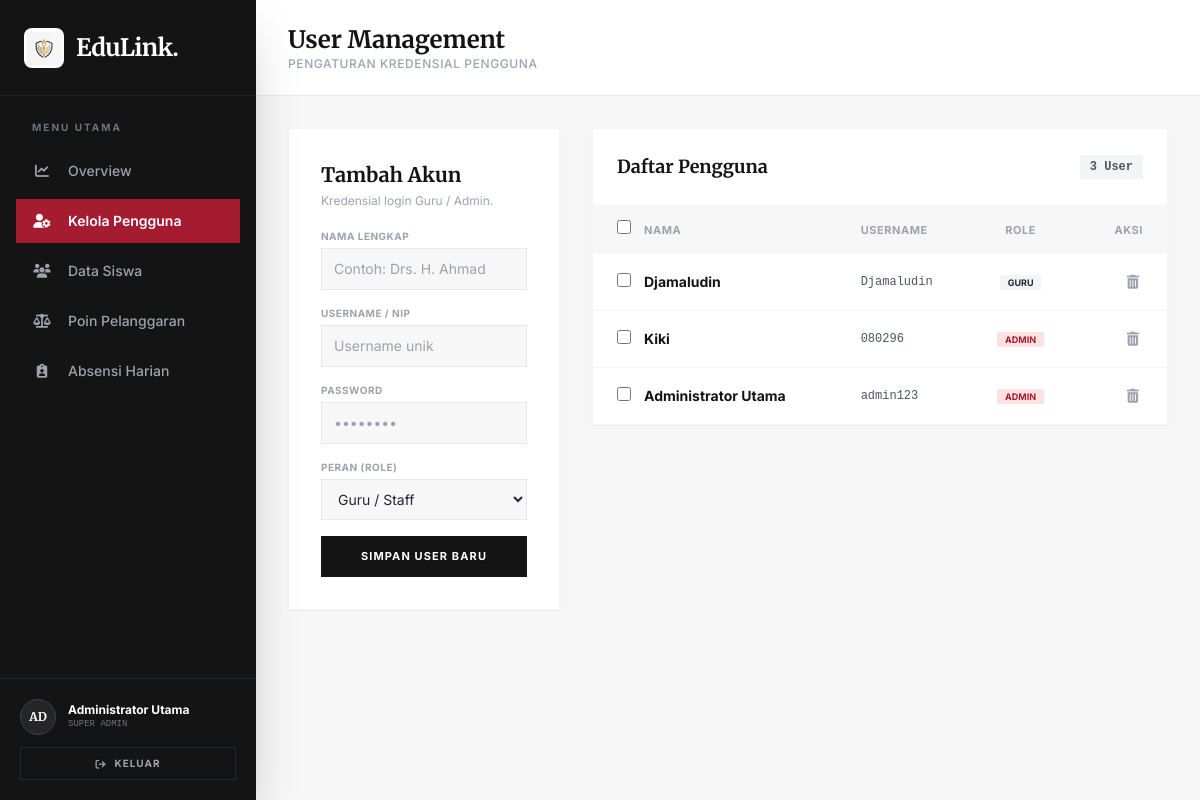
The app's page /users (signed in) with its own data.
### tables this page shows
CREATE TABLE users (
            id INTEGER PRIMARY KEY AUTOINCREMENT,
            username TEXT UNIQUE NOT NULL,
            password TEXT NOT NULL,
            role TEXT NOT NULL,
            nama TEXT NOT NULL
        );

### backend/app.py (the view)
@app.route('/users')
def manage_users():
    if 'user_id' not in session or session.get('role') != 'admin':
        return redirect(url_for('login'))
    conn = get_db_connection()
    users = conn.execute("SELECT id, username, role, nama FROM users ORDER BY id DESC").fetchall()
    conn.close()
    return render_template('dashboard/users.html', nama_user=session['nama'], users=users)

### backend/modules/database.py (called while the page is built)
def get_db_connection():
    conn = sqlite3.connect(DB_PATH)
    conn.row_factory = sqlite3.Row
    return conn

### frontend/templates/dashboard/users.html (shortened to what this page needs)
<!DOCTYPE html>
<html lang="id">
<head>
    <script src="https://cdn.tailwindcss.com"></script>
    <link rel="stylesheet" href="https://cdnjs.cloudflare.com/ajax/libs/font-awesome/6.4.0/css/all.min.css">
</head>
<body class="bg-eduPaper text-gray-800 font-sans h-screen flex overflow-hidden selection:bg-eduCrimson-600 selection:text-white">
    <aside id="sidebar" class="fixed lg:static top-0 left-0 h-full w-64 bg-eduDark-900 text-gray-400 flex flex-col shadow-2xl z-40 shrink-0 transform -translate-x-full lg:translate-x-0 transition-transform duration-300">
        <div class="h-20 lg:h-24 flex items-center justify-between px-6 border-b border-gray-800/80">
            <div class="flex items-center gap-3">
                <div class="w-10 h-10 rounded-lg bg-white p-1 flex items-center justify-center shrink-0 border-none shadow-none">
                    <img src="{{ url_for('static', filename='images/edulink-logo.webp') }}"
                         alt="EduLink Logo"
                         class="w-full h-full object-contain mix-blend-multiply scale-110">
                </div>
                <span class="text-2xl font-serif font-bold text-white tracking-tight">EduLink.</span>
            </div>
        </div>
        <nav class="flex-1 overflow-y-auto py-6 px-4 flex flex-col gap-1.5">
            <p class="px-4 text-[10px] font-bold text-gray-500 uppercase tracking-[0.2em] mb-2">Menu Utama</p>
            <a href="/dashboard" class="flex items-center gap-4 px-4 py-3 hover:bg-eduDark-800 hover:text-white transition">
                <i class="fa-solid fa-chart-line text-sm w-5 text-center"></i>
                <span class="text-sm font-medium">Overview</span>
            </a>
            <a href="/users" class="flex items-center gap-4 px-4 py-3 bg-eduCrimson-600 text-white transition">
                <i class="fa-solid fa-user-gear text-sm w-5 text-center"></i>
                <span class="text-sm font-semibold">Kelola Pengguna</span>
            </a>
            <a href="/siswa" class="flex items-center gap-4 px-4 py-3 hover:bg-eduDark-800 hover:text-white transition">
                <i class="fa-solid fa-users text-sm w-5 text-center"></i>
                <span class="text-sm font-medium">Data Siswa</span>
            </a>
            <a href="/poin" class="flex items-center gap-4 px-4 py-3 hover:bg-eduDark-800 hover:text-white transition">
                <i class="fa-solid fa-scale-balanced text-sm w-5 text-center"></i>
                <span class="text-sm font-medium">Poin Pelanggaran</span>
            </a>
            <a href="/absensi" class="flex items-center gap-4 px-4 py-3 hover:bg-eduDark-800 hover:text-white transition">
                <i class="fa-solid fa-clipboard-user text-sm w-5 text-center"></i>
                <span class="text-sm font-medium">Absensi Harian</span>
            </a>
        </nav>
        <div class="p-5 border-t border-gray-800/80">
            <div class="flex items-center gap-3 mb-3">
                <div class="w-9 h-9 rounded-full bg-eduDark-700 border border-gray-700 flex items-center justify-center text-white font-bold font-serif text-xs">AD</div>
                <div class="overflow-hidden">
                    <p class="text-xs font-bold text-white truncate">{{ nama_user }}</p>
                    <p class="text-[9px] font-mono text-gray-500 uppercase">Super Admin</p>
                </div>
            </div>
            <a href="/logout" class="flex items-center justify-center gap-2 w-full py-2 border border-gray-800 text-[10px] font-bold text-gray-400 hover:text-white hover:bg-eduCrimson-600 transition uppercase tracking-widest">
                <i class="fa-solid fa-arrow-right-from-bracket"></i> Keluar
            </a>
        </div>
    </aside>
    <main class="flex-1 flex flex-col h-full relative z-10 min-w-0">
        <header class="h-20 lg:h-24 bg-white border-b border-gray-200/80 flex items-center justify-between px-4 sm:px-8 shrink-0">
            <div class="flex items-center gap-3">
                <div>
                    <h1 class="text-lg sm:text-2xl font-serif font-bold text-eduDark-900 leading-tight">User Management</h1>
                    <p class="text-[10px] sm:text-xs text-gray-400 font-medium uppercase tracking-wider hidden sm:block">Pengaturan Kredensial Pengguna</p>
                </div>
            </div>
        </header>
        <div class="flex-1 overflow-y-auto p-4 sm:p-8 space-y-6 sm:space-y-8">
            <div class="grid grid-cols-1 lg:grid-cols-3 gap-6 sm:gap-8 items-start">
                <div class="bg-white p-5 sm:p-8 border border-gray-100 shadow-sm">
                    <h3 class="font-serif font-bold text-lg sm:text-xl text-eduDark-900 mb-1">Tambah Akun</h3>
                    <p class="text-xs text-gray-400 mb-5">Kredensial login Guru / Admin.</p>
                    <form id="addUserForm" action="/users/add" method="POST" autocomplete="off" class="space-y-4">
                        <div>
                            <label class="text-[10px] font-bold text-gray-400 uppercase tracking-wider block mb-1">Nama Lengkap</label>
                            <input type="text" id="inputNama" name="nama" required placeholder="Contoh: Drs. H. Ahmad" autocomplete="off" class="w-full bg-eduPaper border border-gray-200 text-xs sm:text-sm py-2.5 px-3 focus:outline-none focus:border-eduCrimson-600">
                        </div>
                        <div>
                            <label class="text-[10px] font-bold text-gray-400 uppercase tracking-wider block mb-1">Username / NIP</label>
                            <input type="text" id="inputUsername" name="username" required placeholder="Username unik" autocomplete="new-password" class="w-full bg-eduPaper border border-gray-200 text-xs sm:text-sm py-2.5 px-3 focus:outline-none focus:border-eduCrimson-600">
                        </div>
                        <div>
                            <label class="text-[10px] font-bold text-gray-400 uppercase tracking-wider block mb-1">Password</label>
                            <input type="password" id="inputPassword" name="password" required placeholder="••••••••" autocomplete="new-password" class="w-full bg-eduPaper border border-gray-200 text-xs sm:text-sm py-2.5 px-3 focus:outline-none focus:border-eduCrimson-600">
                        </div>
                        <div>
                            <label class="text-[10px] font-bold text-gray-400 uppercase tracking-wider block mb-1">Peran (Role)</label>
                            <select name="role" required class="w-full bg-eduPaper border border-gray-200 text-xs sm:text-sm py-2.5 px-3 focus:outline-none focus:border-eduCrimson-600">
                                <option value="guru" selected>Guru / Staff</option>
                            </select>
                        </div>
                        <button type="submit" class="w-full bg-eduDark-900 hover:bg-eduCrimson-600 text-white font-bold py-3 transition text-[11px] uppercase tracking-widest mt-2">
                            Simpan User Baru
                        </button>
                    </form>
                </div>
                <div class="lg:col-span-2 bg-white border border-gray-100 shadow-sm">
                    <form id="bulkDeleteForm" action="/users/delete-multiple" method="POST" onsubmit="return confirm('Hapus user tercentang?')">
                        <div class="p-4 sm:p-6 border-b border-gray-100 flex justify-between items-center">
                            <div class="flex items-center gap-3">
                                <h3 class="font-serif font-bold text-base sm:text-lg text-eduDark-900">Daftar Pengguna</h3>
                            </div>
                            <span class="text-xs font-mono bg-gray-100 text-gray-600 px-2.5 py-1 font-bold">{{ users|length }} User</span>
                        </div>
                        <div class="overflow-x-auto">
                            <table class="w-full text-left text-xs sm:text-sm text-gray-600 min-w-[500px]">
                                <thead class="bg-eduPaper text-[10px] sm:text-[11px] uppercase font-bold text-gray-400 tracking-wider">
                                    <tr>
                                        <th class="pl-4 sm:pl-6 py-3.5 w-8">
                                            <input type="checkbox" id="selectAll" class="w-3.5 h-3.5 accent-eduCrimson-600">
                                        </th>
                                        <th class="px-3 py-3.5">Nama</th>
                                        <th class="px-3 py-3.5">Username</th>
                                        <th class="px-3 py-3.5 text-center">Role</th>
                                        <th class="px-4 sm:px-6 py-3.5 text-right">Aksi</th>
                                    </tr>
                                </thead>
                                <tbody class="divide-y divide-gray-100">
                                    {% for u in users %}
                                    <tr class="hover:bg-gray-50/80">
                                        <td class="pl-4 sm:pl-6 py-3.5">
                                            <input type="checkbox" name="user_ids" value="{{ u.id }}" class="user-checkbox w-3.5 h-3.5 accent-eduCrimson-600">
                                        </td>
                                        <td class="px-3 py-3.5 font-bold text-eduDark-900">{{ u.nama }}</td>
                                        <td class="px-3 py-3.5 font-mono text-xs">{{ u.username }}</td>
                                        <td class="px-3 py-3.5 text-center">
                                            {% if u.role == 'admin' %}
                                            <span class="bg-red-100 text-eduCrimson-600 px-2 py-0.5 text-[9px] font-bold uppercase">Admin</span>
                                            {% else %}
                                            <span class="bg-gray-100 text-gray-800 px-2 py-0.5 text-[9px] font-bold uppercase">Guru</span>
                                            {% endif %}
                                        </td>
                                        <td class="px-4 sm:px-6 py-3.5 text-right">
                                            <button type="button" onclick="deleteSingleUser('{{ u.id }}', '{{ u.nama }}')" class="p-1 text-gray-400 hover:text-eduCrimson-600">
                                                <i class="fa-solid fa-trash-can text-sm"></i>
                                            </button>
                                        </td>
                                    </tr>
                                    {% endfor %}
                                </tbody>
                            </table>
                        </div>
                    </form>
                </div>
            </div>
        </div>
    </main>
</body>
</html>

### records on screen
users: nama "Administrator Utama", username "admin123", role "ADMIN"
users: nama "Djamaludin", username "Djamaludin", role "GURU"
users: nama "Kiki", username "080296", role "ADMIN"

### other values on screen
{{ users|length }} "3"
